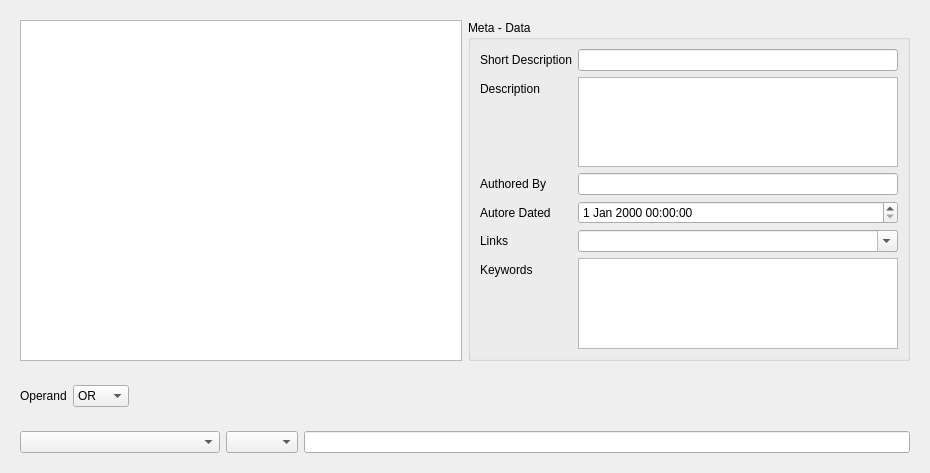
<?xml version="1.0" encoding="UTF-8"?>
<ui version="4.0">
 <class>FormIOC</class>
 <widget class="QWidget" name="FormIOC">
  <property name="geometry">
   <rect>
    <x>0</x>
    <y>0</y>
    <width>930</width>
    <height>473</height>
   </rect>
  </property>
  <property name="windowTitle">
   <string>Form</string>
  </property>
  <layout class="QVBoxLayout" name="verticalLayout">
   <item>
    <widget class="QWidget" name="widget" native="true">
     <layout class="QHBoxLayout" name="horizontalLayout">
      <item>
       <widget class="QTreeWidget" name="treeWidget">
        <attribute name="headerVisible">
         <bool>false</bool>
        </attribute>
        <column>
         <property name="text">
          <string notr="true">1</string>
         </property>
        </column>
       </widget>
      </item>
      <item>
       <widget class="QGroupBox" name="groupBox">
        <property name="title">
         <string>Meta - Data</string>
        </property>
        <layout class="QFormLayout" name="formLayout_2">
         <item row="0" column="0">
          <widget class="QLabel" name="lblShortDescription">
           <property name="text">
            <string>Short Description</string>
           </property>
          </widget>
         </item>
         <item row="0" column="1">
          <widget class="QLineEdit" name="editShortDescription"/>
         </item>
         <item row="1" column="0">
          <widget class="QLabel" name="lblDescription">
           <property name="text">
            <string>Description</string>
           </property>
          </widget>
         </item>
         <item row="2" column="0">
          <widget class="QLabel" name="lblAuthoredBy">
           <property name="text">
            <string>Authored By</string>
           </property>
          </widget>
         </item>
         <item row="2" column="1">
          <widget class="QLineEdit" name="editAuthoredBy"/>
         </item>
         <item row="1" column="1">
          <widget class="QPlainTextEdit" name="editDescription"/>
         </item>
         <item row="3" column="0">
          <widget class="QLabel" name="lblDate">
           <property name="text">
            <string>Autore Dated</string>
           </property>
          </widget>
         </item>
         <item row="3" column="1">
          <widget class="QDateTimeEdit" name="dateTimeEdit"/>
         </item>
         <item row="4" column="0">
          <widget class="QLabel" name="lblLinks">
           <property name="text">
            <string>Links</string>
           </property>
          </widget>
         </item>
         <item row="4" column="1">
          <widget class="QComboBox" name="links">
           <property name="editable">
            <bool>true</bool>
           </property>
          </widget>
         </item>
         <item row="5" column="0">
          <widget class="QLabel" name="label">
           <property name="text">
            <string>Keywords</string>
           </property>
          </widget>
         </item>
         <item row="5" column="1">
          <widget class="QTextEdit" name="keywords">
           <property name="lineWidth">
            <number>-12</number>
           </property>
           <property name="lineWrapMode">
            <enum>QTextEdit::WidgetWidth</enum>
           </property>
          </widget>
         </item>
        </layout>
       </widget>
      </item>
     </layout>
    </widget>
   </item>
   <item>
    <widget class="QWidget" name="wEditOperand" native="true">
     <layout class="QHBoxLayout" name="horizontalLayout_2">
      <item>
       <widget class="QLabel" name="Operand">
        <property name="text">
         <string>Operand</string>
        </property>
       </widget>
      </item>
      <item>
       <widget class="QComboBox" name="cbOperand">
        <item>
         <property name="text">
          <string>OR</string>
         </property>
        </item>
        <item>
         <property name="text">
          <string>AND</string>
         </property>
        </item>
       </widget>
      </item>
      <item>
       <spacer name="horizontalSpacer">
        <property name="orientation">
         <enum>Qt::Horizontal</enum>
        </property>
        <property name="sizeHint" stdset="0">
         <size>
          <width>40</width>
          <height>20</height>
         </size>
        </property>
       </spacer>
      </item>
     </layout>
    </widget>
   </item>
   <item>
    <widget class="QWidget" name="wEditItem" native="true">
     <layout class="QHBoxLayout" name="horizontalLayout_3">
      <item>
       <widget class="QComboBox" name="cbItem">
        <property name="minimumSize">
         <size>
          <width>200</width>
          <height>0</height>
         </size>
        </property>
       </widget>
      </item>
      <item>
       <widget class="QComboBox" name="cbCondition"/>
      </item>
      <item>
       <widget class="QLineEdit" name="editItem">
        <property name="minimumSize">
         <size>
          <width>300</width>
          <height>0</height>
         </size>
        </property>
       </widget>
      </item>
     </layout>
    </widget>
   </item>
  </layout>
 </widget>
 <resources/>
 <connections/>
</ui>
